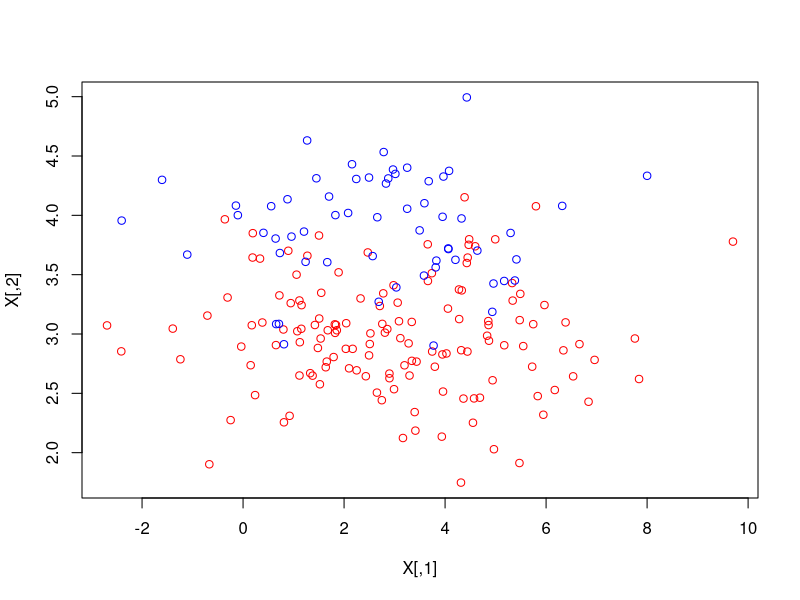

Source code (R): (Note: this script raises an error after producing the figure.)
rm(list=ls())
library(mvtnorm)

n1 <- 140
n2 <- 60
xc1 <- rmvnorm(n1, mean=c(3,3), sigma = matrix(c(5, 0, 0, 0.2), nrow = 2, byrow = TRUE))
xc2 <- rmvnorm(n2, mean=c(3,4), sigma = matrix(c(5, 0, 0, 0.2), nrow = 2, byrow = TRUE))
X <- rbind(xc1, xc2)
Y <- c(rep(1, n1), rep(2, n2))
cols <- c("red","blue")
plot(X,  col=cols[Y])
data <- cbind(X, Y)
path = "~/Documents/UFMG/Mastering/2/Reconhecimento de padrões/listas/new/list_2/data.csv"
write.csv(data, path, row.names = FALSE)
